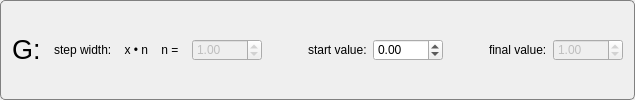
    <widget class="QGroupBox" name="gb_G">
     <property name="sizePolicy">
      <sizepolicy hsizetype="Preferred" vsizetype="Fixed">
       <horstretch>0</horstretch>
       <verstretch>0</verstretch>
      </sizepolicy>
     </property>
     <property name="styleSheet">
      <string notr="true">    QGroupBox  {
        background-color: qlineargradient(x1: 0, y1: 0, x2: 0, y2: 1,
                                          stop: 0 #E0E0E0, stop: 1 #FFFFFF);
        border: 1px solid gray;
        border-radius: 5px;
        margin-top: 3ex; /* leave space at the top for the title */
    }
     
    QGroupBox::title  {
        subcontrol-origin: margin;
		left: 12px;
        subcontrol-position: top left; /* position at the top center */
        padding: 1px;       
    }
</string>
     </property>
     <layout class="QHBoxLayout" name="horizontalLayout_9">
      <item>
       <widget class="QLabel" name="lb_G">
        <property name="sizePolicy">
         <sizepolicy hsizetype="Preferred" vsizetype="Fixed">
          <horstretch>0</horstretch>
          <verstretch>0</verstretch>
         </sizepolicy>
        </property>
        <property name="font">
         <font>
          <family>Arial</family>
          <pointsize>20</pointsize>
          <weight>50</weight>
          <bold>false</bold>
         </font>
        </property>
        <property name="text">
         <string>G: </string>
        </property>
       </widget>
      </item>
      <item>
       <widget class="QLabel" name="lb_StepValueG">
        <property name="sizePolicy">
         <sizepolicy hsizetype="Preferred" vsizetype="Fixed">
          <horstretch>0</horstretch>
          <verstretch>0</verstretch>
         </sizepolicy>
        </property>
        <property name="text">
         <string>step width:    x • n    n =  </string>
        </property>
       </widget>
      </item>
      <item>
       <widget class="QDoubleSpinBox" name="dsb_StepVauleG">
        <property name="enabled">
         <bool>false</bool>
        </property>
        <property name="sizePolicy">
         <sizepolicy hsizetype="Fixed" vsizetype="Fixed">
          <horstretch>0</horstretch>
          <verstretch>0</verstretch>
         </sizepolicy>
        </property>
        <property name="minimumSize">
         <size>
          <width>70</width>
          <height>0</height>
         </size>
        </property>
        <property name="maximumSize">
         <size>
          <width>70</width>
          <height>16777215</height>
         </size>
        </property>
        <property name="value">
         <double>1.000000000000000</double>
        </property>
       </widget>
      </item>
      <item>
       <spacer name="horizontalSpacer_15">
        <property name="orientation">
         <enum>Qt::Horizontal</enum>
        </property>
        <property name="sizeHint" stdset="0">
         <size>
          <width>40</width>
          <height>20</height>
         </size>
        </property>
       </spacer>
      </item>
      <item>
       <widget class="QLabel" name="lb_StartValueG">
        <property name="sizePolicy">
         <sizepolicy hsizetype="Preferred" vsizetype="Fixed">
          <horstretch>0</horstretch>
          <verstretch>0</verstretch>
         </sizepolicy>
        </property>
        <property name="text">
         <string>start value:</string>
        </property>
       </widget>
      </item>
      <item>
       <widget class="QDoubleSpinBox" name="dsb_StartValueG">
        <property name="sizePolicy">
         <sizepolicy hsizetype="Fixed" vsizetype="Fixed">
          <horstretch>0</horstretch>
          <verstretch>0</verstretch>
         </sizepolicy>
        </property>
        <property name="minimumSize">
         <size>
          <width>70</width>
          <height>0</height>
         </size>
        </property>
        <property name="maximumSize">
         <size>
          <width>70</width>
          <height>16777215</height>
         </size>
        </property>
        <property name="minimum">
         <double>-999999.989999999990687</double>
        </property>
        <property name="maximum">
         <double>999999.989999999990687</double>
        </property>
        <property name="value">
         <double>0.000000000000000</double>
        </property>
       </widget>
      </item>
      <item>
       <spacer name="horizontalSpacer_16">
        <property name="orientation">
         <enum>Qt::Horizontal</enum>
        </property>
        <property name="sizeType">
         <enum>QSizePolicy::Fixed</enum>
        </property>
        <property name="sizeHint" stdset="0">
         <size>
          <width>40</width>
          <height>20</height>
         </size>
        </property>
       </spacer>
      </item>
      <item>
       <widget class="QLabel" name="lb_EndValueG">
        <property name="sizePolicy">
         <sizepolicy hsizetype="Preferred" vsizetype="Fixed">
          <horstretch>0</horstretch>
          <verstretch>0</verstretch>
         </sizepolicy>
        </property>
        <property name="text">
         <string>final value:</string>
        </property>
       </widget>
      </item>
      <item>
       <widget class="QDoubleSpinBox" name="dsb_EndValueG">
        <property name="enabled">
         <bool>false</bool>
        </property>
        <property name="minimumSize">
         <size>
          <width>70</width>
          <height>0</height>
         </size>
        </property>
        <property name="maximumSize">
         <size>
          <width>70</width>
          <height>16777215</height>
         </size>
        </property>
        <property name="minimum">
         <double>-999999.989999999990687</double>
        </property>
        <property name="maximum">
         <double>999999.989999999990687</double>
        </property>
        <property name="value">
         <double>1.000000000000000</double>
        </property>
       </widget>
      </item>
     </layout>
    </widget>
